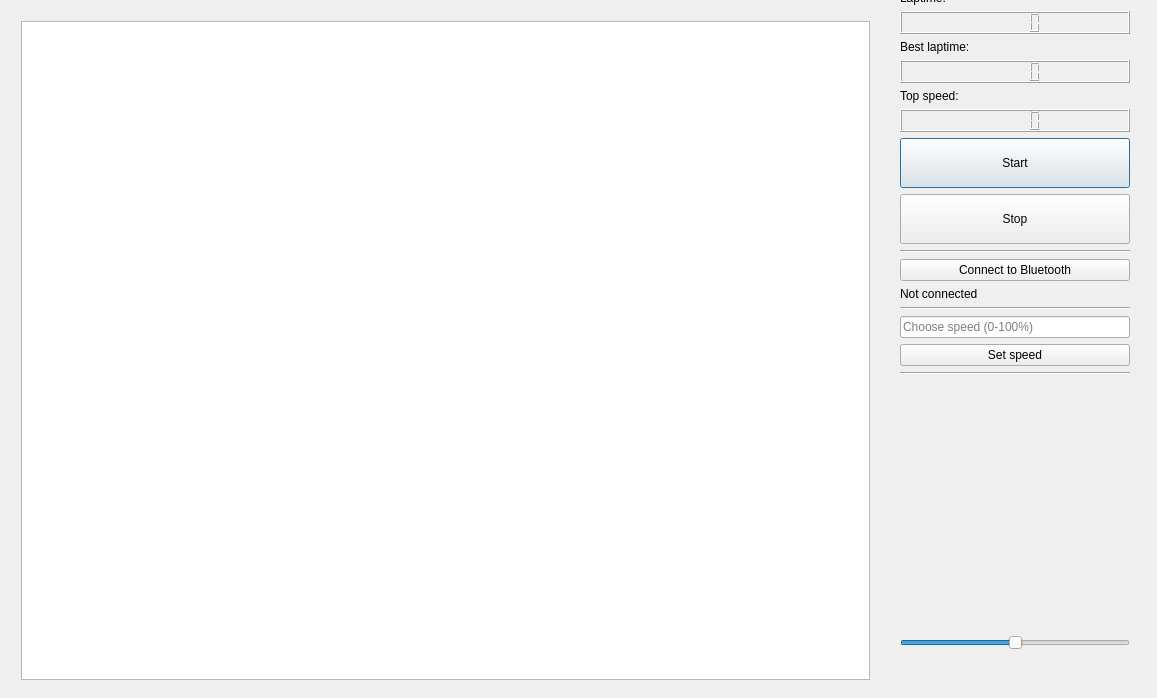
<?xml version="1.0" encoding="UTF-8"?>
<ui version="4.0">
 <class>Dialog</class>
 <widget class="QDialog" name="Dialog">
  <property name="geometry">
   <rect>
    <x>0</x>
    <y>0</y>
    <width>1157</width>
    <height>698</height>
   </rect>
  </property>
  <property name="minimumSize">
   <size>
    <width>1157</width>
    <height>0</height>
   </size>
  </property>
  <property name="maximumSize">
   <size>
    <width>1157</width>
    <height>16777215</height>
   </size>
  </property>
  <property name="windowTitle">
   <string>Dialog</string>
  </property>
  <widget class="QWidget" name="layoutWidget">
   <property name="geometry">
    <rect>
     <x>10</x>
     <y>10</y>
     <width>871</width>
     <height>681</height>
    </rect>
   </property>
   <layout class="QGridLayout" name="gridLayout">
    <property name="sizeConstraint">
     <enum>QLayout::SetNoConstraint</enum>
    </property>
    <item row="0" column="0">
     <widget class="QGraphicsView" name="graphicsView">
      <property name="sizePolicy">
       <sizepolicy hsizetype="Preferred" vsizetype="Preferred">
        <horstretch>0</horstretch>
        <verstretch>0</verstretch>
       </sizepolicy>
      </property>
     </widget>
    </item>
   </layout>
  </widget>
  <widget class="QWidget" name="layoutWidget_2">
   <property name="geometry">
    <rect>
     <x>900</x>
     <y>-20</y>
     <width>241</width>
     <height>681</height>
    </rect>
   </property>
   <layout class="QVBoxLayout" name="verticalLayout">
    <property name="sizeConstraint">
     <enum>QLayout::SetNoConstraint</enum>
    </property>
    <property name="leftMargin">
     <number>0</number>
    </property>
    <item>
     <widget class="QLabel" name="laptime">
      <property name="sizePolicy">
       <sizepolicy hsizetype="Preferred" vsizetype="Fixed">
        <horstretch>0</horstretch>
        <verstretch>0</verstretch>
       </sizepolicy>
      </property>
      <property name="text">
       <string>Laptime:</string>
      </property>
     </widget>
    </item>
    <item>
     <widget class="QLCDNumber" name="Laptime_number">
      <property name="sizePolicy">
       <sizepolicy hsizetype="Minimum" vsizetype="Fixed">
        <horstretch>0</horstretch>
        <verstretch>0</verstretch>
       </sizepolicy>
      </property>
     </widget>
    </item>
    <item>
     <widget class="QLabel" name="best_laptime">
      <property name="sizePolicy">
       <sizepolicy hsizetype="Preferred" vsizetype="Fixed">
        <horstretch>0</horstretch>
        <verstretch>0</verstretch>
       </sizepolicy>
      </property>
      <property name="text">
       <string>Best laptime:</string>
      </property>
     </widget>
    </item>
    <item>
     <widget class="QLCDNumber" name="best_laptime_number">
      <property name="sizePolicy">
       <sizepolicy hsizetype="Minimum" vsizetype="Fixed">
        <horstretch>0</horstretch>
        <verstretch>0</verstretch>
       </sizepolicy>
      </property>
     </widget>
    </item>
    <item>
     <widget class="QLabel" name="Top_speed">
      <property name="sizePolicy">
       <sizepolicy hsizetype="Preferred" vsizetype="Fixed">
        <horstretch>0</horstretch>
        <verstretch>0</verstretch>
       </sizepolicy>
      </property>
      <property name="text">
       <string>Top speed:</string>
      </property>
     </widget>
    </item>
    <item>
     <widget class="QLCDNumber" name="top_speed_number">
      <property name="sizePolicy">
       <sizepolicy hsizetype="Minimum" vsizetype="Fixed">
        <horstretch>0</horstretch>
        <verstretch>0</verstretch>
       </sizepolicy>
      </property>
     </widget>
    </item>
    <item>
     <widget class="QPushButton" name="Start">
      <property name="minimumSize">
       <size>
        <width>0</width>
        <height>50</height>
       </size>
      </property>
      <property name="text">
       <string>Start</string>
      </property>
     </widget>
    </item>
    <item>
     <widget class="QPushButton" name="Stop">
      <property name="minimumSize">
       <size>
        <width>0</width>
        <height>50</height>
       </size>
      </property>
      <property name="text">
       <string>Stop</string>
      </property>
     </widget>
    </item>
    <item>
     <widget class="Line" name="line">
      <property name="orientation">
       <enum>Qt::Horizontal</enum>
      </property>
     </widget>
    </item>
    <item>
     <widget class="QPushButton" name="Connect">
      <property name="text">
       <string>Connect to Bluetooth</string>
      </property>
     </widget>
    </item>
    <item>
     <widget class="QLabel" name="Connected_label">
      <property name="text">
       <string>Not connected</string>
      </property>
     </widget>
    </item>
    <item>
     <widget class="Line" name="line_2">
      <property name="orientation">
       <enum>Qt::Horizontal</enum>
      </property>
     </widget>
    </item>
    <item>
     <widget class="QLineEdit" name="dutycycle">
      <property name="placeholderText">
       <string>Choose speed (0-100%)</string>
      </property>
      <property name="clearButtonEnabled">
       <bool>false</bool>
      </property>
     </widget>
    </item>
    <item>
     <widget class="QPushButton" name="dutybutton">
      <property name="text">
       <string>Set speed</string>
      </property>
     </widget>
    </item>
    <item>
     <widget class="Line" name="line_3">
      <property name="orientation">
       <enum>Qt::Horizontal</enum>
      </property>
     </widget>
    </item>
    <item>
     <spacer name="verticalSpacer">
      <property name="orientation">
       <enum>Qt::Vertical</enum>
      </property>
      <property name="sizeHint" stdset="0">
       <size>
        <width>20</width>
        <height>20</height>
       </size>
      </property>
     </spacer>
    </item>
    <item>
     <widget class="QSlider" name="pwm_slider">
      <property name="minimum">
       <number>0</number>
      </property>
      <property name="maximum">
       <number>200</number>
      </property>
      <property name="singleStep">
       <number>1</number>
      </property>
      <property name="pageStep">
       <number>1</number>
      </property>
      <property name="value">
       <number>100</number>
      </property>
      <property name="sliderPosition">
       <number>100</number>
      </property>
      <property name="tracking">
       <bool>true</bool>
      </property>
      <property name="orientation">
       <enum>Qt::Horizontal</enum>
      </property>
      <property name="invertedAppearance">
       <bool>false</bool>
      </property>
      <property name="invertedControls">
       <bool>false</bool>
      </property>
     </widget>
    </item>
   </layout>
  </widget>
 </widget>
 <layoutdefault spacing="6" margin="11"/>
 <resources/>
 <connections/>
</ui>
